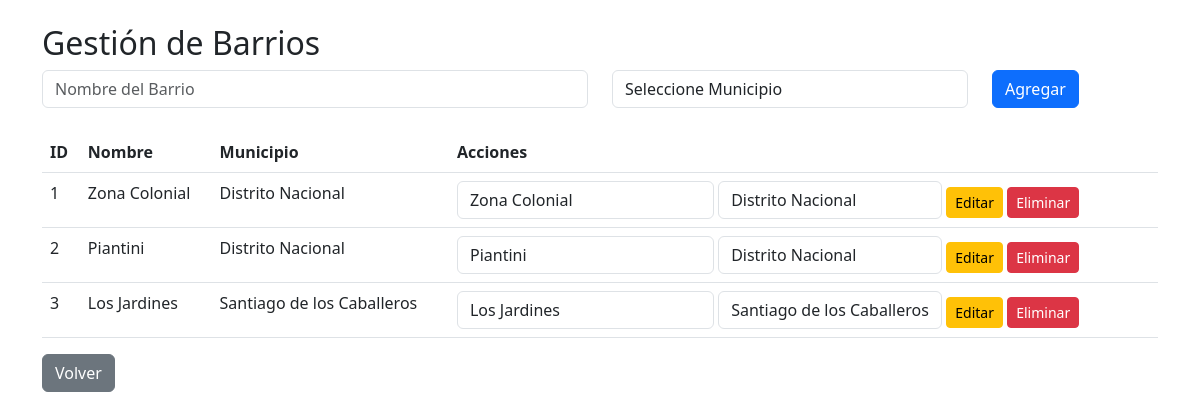
Screenshot of /admin_barrios.php (signed in) with the database file from the repository.
### tables this page shows
CREATE TABLE barrios (
  id INT AUTO_INCREMENT PRIMARY KEY,
  municipio_id INT NOT NULL,
  nombre VARCHAR(100) NOT NULL,
  FOREIGN KEY (municipio_id) REFERENCES municipios(id) ON DELETE CASCADE
);

CREATE TABLE municipios (
  id INT AUTO_INCREMENT PRIMARY KEY,
  nombre VARCHAR(100) NOT NULL
);

### admin_barrios.php (the view, shortened to what this page needs)
<?php
$conn = conectarDB();
?>
<!DOCTYPE html>
<html lang="es">
<head>
    <link rel="stylesheet" href="https://cdn.jsdelivr.net/npm/bootstrap@5.3.0/dist/css/bootstrap.min.css">
</head>
<body>
    <div class="container mt-4">
        <h2>Gestión de Barrios</h2>
        <form method="POST" class="mb-4">
            <div class="row">
                <div class="col-md-6">
                    <input type="text" name="nombre" placeholder="Nombre del Barrio" class="form-control" required>
                </div>
                <div class="col-md-4">
                    <select name="municipio_id" id="municipio" class="form-control" required>
                        <option value="">Seleccione Municipio</option>
                    </select>
                </div>
                <div class="col-md-2">
                    <button name="add" class="btn btn-primary">Agregar</button>
                </div>
            </div>
        </form>
        <table class="table">
            <thead><tr><th>ID</th><th>Nombre</th><th>Municipio</th><th>Acciones</th></tr></thead>
            <tbody>
                <?php
                $stmt = $conn->prepare("SELECT b.*, m.nombre as municipio FROM barrios b JOIN municipios m ON m.id = b.municipio_id");
                $stmt->execute();
                $result = $stmt->get_result();
                while ($row = $result->fetch_assoc()) {
                    echo "<tr><td>{$row['id']}</td><td>" . htmlspecialchars($row['nombre']) . "</td><td>" . htmlspecialchars($row['municipio']) . "</td><td>
                            <form method='POST' class='d-inline'>
                                <input type='hidden' name='id' value='{$row['id']}'>
                                <input type='text' name='nombre' value='" . htmlspecialchars($row['nombre']) . "' class='form-control d-inline-block w-auto' required>
                                <select name='municipio_id' class='form-control d-inline-block w-auto' required>
                                    <option value=''>Seleccione</option>";
                    $mun_stmt = $conn->prepare("SELECT * FROM municipios");
                    $mun_stmt->execute();
                    $mun_result = $mun_stmt->get_result();
                    while ($mun = $mun_result->fetch_assoc()) {
                        $selected = $mun['id'] == $row['municipio_id'] ? 'selected' : '';
                        echo "<option value='{$mun['id']}' $selected>" . htmlspecialchars($mun['nombre']) . "</option>";
                    }
                    echo "</select>
                                <button name='edit' class='btn btn-warning btn-sm'>Editar</button>
                            </form>
                            <form method='POST' class='d-inline'>
                                <input type='hidden' name='id' value='{$row['id']}'>
                                <button name='delete' class='btn btn-danger btn-sm'>Eliminar</button>
                            </form>
                          </td></tr>";
                }
                ?>
            </tbody>
        </table>
        <a href="super.php" class="btn btn-secondary">Volver</a>
    </div>
</body>
</html>

### rows the page displays
barrios: id "1", nombre "Zona Colonial", municipio.nombre "Distrito Nacional"
barrios: id "2", nombre "Piantini", municipio.nombre "Distrito Nacional"
barrios: id "3", nombre "Los Jardines", municipio.nombre "Santiago de los Caballeros"

### other values shown
form field municipio_id "Distrito Nacional"
form field municipio_id "Santiago de los Caballeros"
